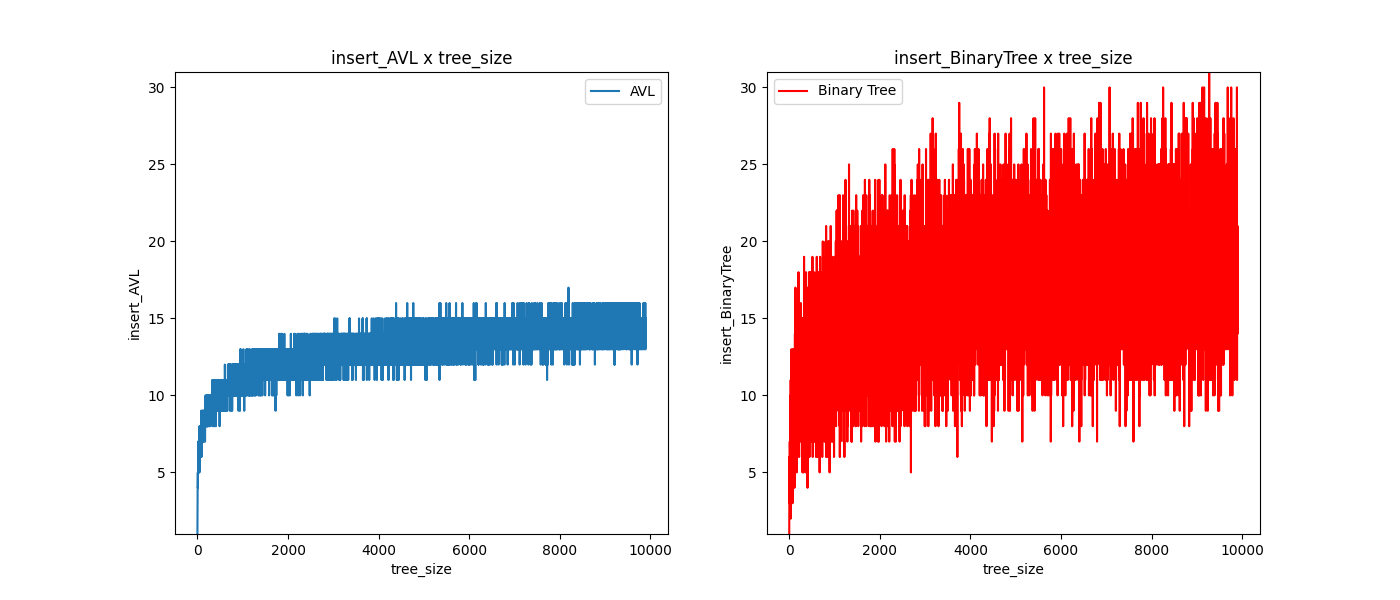

Generate this figure with Python:
import pandas as pd
import matplotlib.pyplot as plt

# Ler dados do CSV
df = pd.read_csv('dados1.csv')

# Criar a figura e os eixos (um para cada gráfico)
fig, axs = plt.subplots(1, 2, figsize=(14, 6))

# Primeiro gráfico: insert_AVL x tree_size
axs[0].plot(df['tree_size'], df['insert_AVL'], label='AVL')
axs[0].set_title('insert_AVL x tree_size')
axs[0].set_xlabel('tree_size')
axs[0].set_ylabel('insert_AVL')

# Segundo gráfico: insert_BinaryTree x tree_size
axs[1].plot(df['tree_size'], df['insert_BinaryTree'], label='Binary Tree', color='r')
axs[1].set_title('insert_BinaryTree x tree_size')
axs[1].set_xlabel('tree_size')
axs[1].set_ylabel('insert_BinaryTree')

y_min = min(df['insert_AVL'].min(), df['insert_BinaryTree'].min())
y_max = max(df['insert_AVL'].max(), df['insert_BinaryTree'].max())

axs[0].set_ylim([y_min, y_max])
axs[1].set_ylim([y_min, y_max])
# Mostrar a legenda
for ax in axs:
    ax.legend()

# Mostrar os gráficos
plt.savefig('Plot_AVLvsBynaryTree.png')
